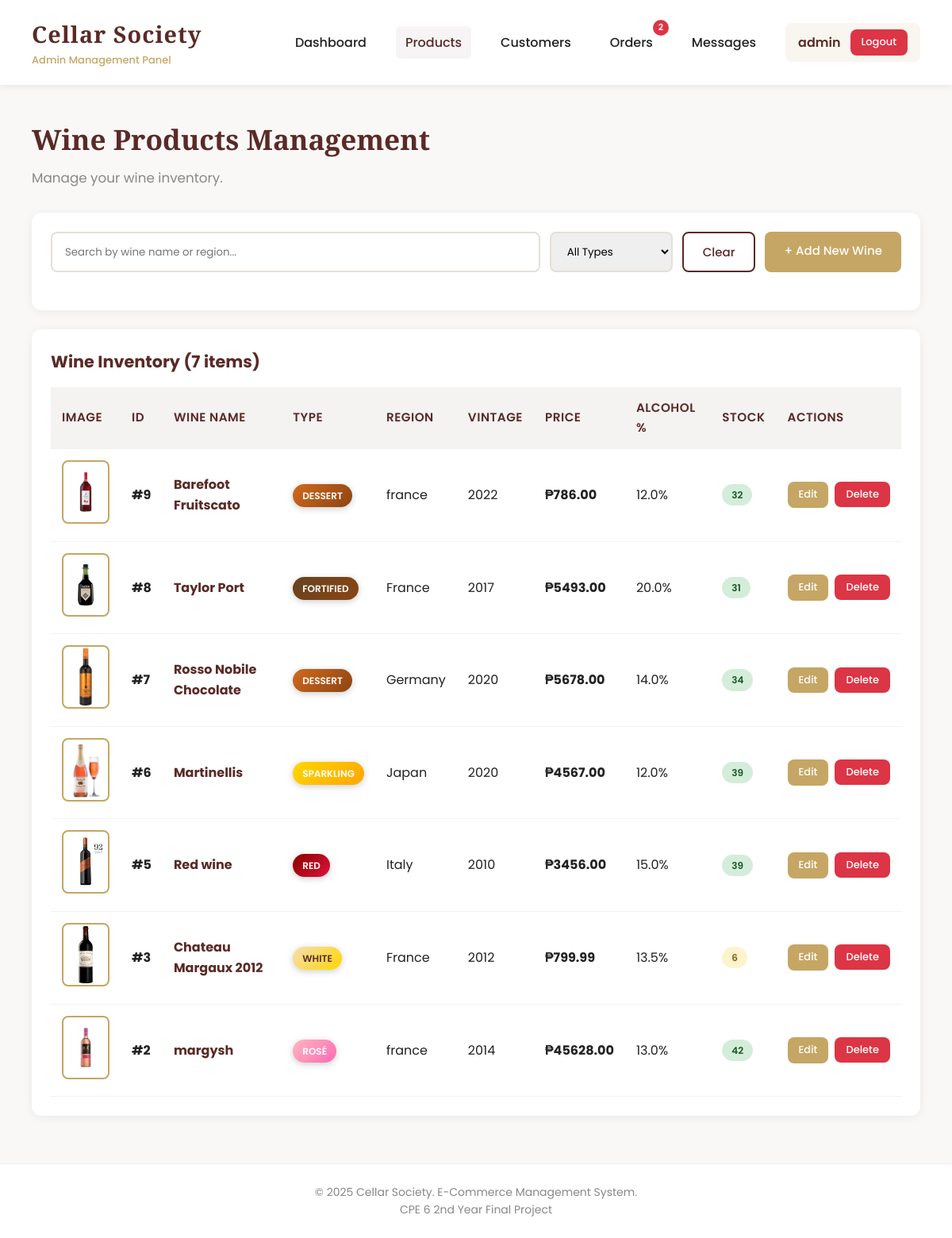
Page /products (signed in) on the earlier database version.
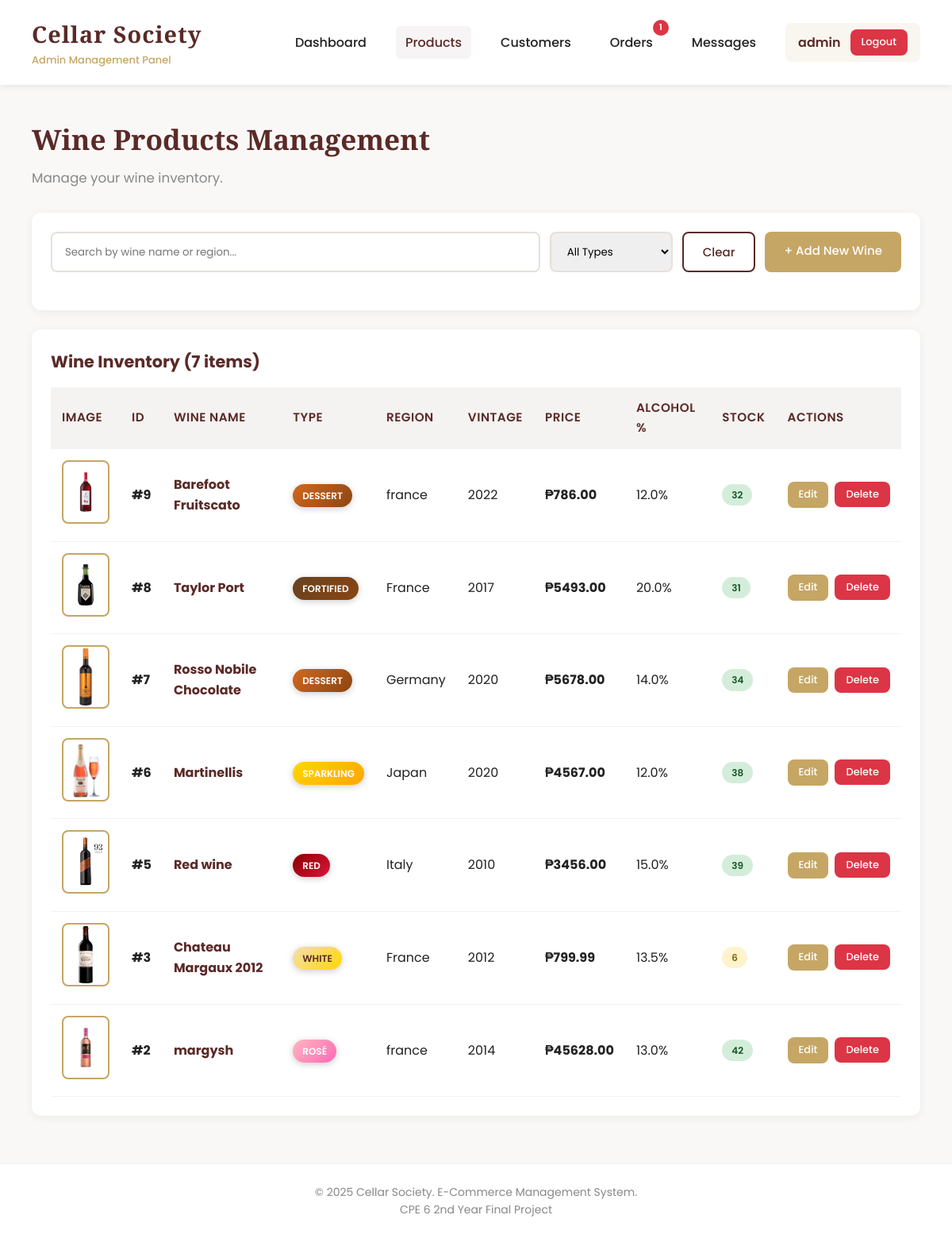
Same page on the later database version.
### tables this page shows
CREATE TABLE products (
        id INTEGER PRIMARY KEY AUTOINCREMENT,
        name TEXT NOT NULL,
        type TEXT NOT NULL,
        region TEXT NOT NULL,
        vintage INTEGER NOT NULL,
        price REAL NOT NULL,
        alcohol REAL NOT NULL,
        stock INTEGER NOT NULL,
        description TEXT,
        image_url TEXT,
        created_at TIMESTAMP DEFAULT CURRENT_TIMESTAMP
    );

### app.py (the view)
@app.route('/products')
@login_required
def products():
    conn = get_db_connection()
    products = conn.execute('SELECT * FROM products ORDER BY created_at DESC').fetchall()
    conn.close()
    load_products_to_cache()
    return render_template('admin/products.html', products=products)

### app.py (called while the page is built)
def get_db_connection():
    conn = sqlite3.connect('cellar_society.db')
    conn.row_factory = sqlite3.Row
    return conn

def load_products_to_cache():
    conn = sqlite3.connect('cellar_society.db')
    c = conn.cursor()
    c.execute("SELECT * FROM products")
    products = c.fetchall()
    conn.close()
    product_cache.table.clear()
    for p in products:
        product_data = {
            'id': p[0],
            'name': p[1],
            'type': p[2],
            'region': p[3],
            'vintage': p[4],
            'price': p[5],
            'alcohol': p[6],
            'stock': p[7],
            'description': p[8],
            'image_url': p[9]
        }
        product_cache.insert(p[0], product_data)

def login_required(f):
    @wraps(f)
    def decorated_function(*args, **kwargs):
        if 'admin_id' not in session:
            flash('Please login first', 'error')
            return redirect(url_for('login'))
        return f(*args, **kwargs)
    return decorated_function

def get_admin_notification_counts():
    conn = get_db_connection()
    pending_orders = conn.execute('''
        SELECT COUNT(*) as count FROM orders
        WHERE status = 'Pending'
    ''').fetchone()['count']
    processing_orders = conn.execute('''
        SELECT COUNT(*) as count FROM orders
        WHERE status = 'Processing'
    ''').fetchone()['count']
    unread_messages = conn.execute('''
        SELECT COUNT(*) as count FROM messages
        WHERE sender_type = 'customer' AND is_read = 0
    ''').fetchone()['count']
    conn.close()
    total = pending_orders + processing_orders + unread_messages
    return {
        'pending_orders': pending_orders,
        'processing_orders': processing_orders,
        'unread_messages': unread_messages,
        'total': total
    }

@app.context_processor
def inject_admin_notifications():
    return {
        'notifications': get_admin_notification_counts()
    }

    def insert(self, product_id, product_data):
        self.table[product_id] = product_data

### templates/admin/products.html (shortened to what this page needs)
{% extends "admin/base.html" %}
{% block content %}
<div class="page-header">
    <h2>Wine Products Management</h2>
    <p>Manage your wine inventory.</p>
</div>
<div class="card">
    <div class="search-bar">
        <input type="text" id="searchInput" placeholder="Search by wine name or region..." oninput="filterProducts()">
        <select id="typeFilter" onchange="filterProducts()">
            <option value="">All Types</option>
        </select>
        <button onclick="clearFilters()" class="btn ghost">Clear</button>
        <a href="{{ url_for('add_product') }}" class="btn accent">+ Add New Wine</a>
    </div>
</div>
<div class="card">
    <h3 id="productCount">Wine Inventory ({{ products|length }} items)</h3>
    {% if products %}
    <div class="table-container">
        <table>
            <thead>
                <tr>
                    <th>Image</th>
                    <th>ID</th>
                    <th>Wine Name</th>
                    <th>Type</th>
                    <th>Region</th>
                    <th>Vintage</th>
                    <th>Price</th>
                    <th>Alcohol %</th>
                    <th>Stock</th>
                    <th>Actions</th>
                </tr>
            </thead>
            <tbody id="productTableBody">
                {% for product in products %}
                <tr>
                    <td>
                        {% if product.image_url %}
                        <img src="{{ product.image_url }}"
                             alt="{{ product.name }}"
                             style="width: 60px; height: 80px; object-fit: contain; border-radius: 8px; border: 2px solid var(--accent); background: white; padding: 2px;">
                        {% else %}
                        <div style="width: 60px; height: 80px; background: rgba(198, 166, 100, 0.1); border-radius: 8px; display: flex; align-items: center; justify-content: center; color: var(--muted); font-size: 24px;">
                            🍷
                        </div>
                        {% endif %}
                    </td>
                    <td><strong>#{{ product.id }}</strong></td>
                    <td><strong style="color: var(--primary);">{{ product.name }}</strong></td>
                    <td>
                        {% if product.type == 'Red' %}
                            <span style="background: linear-gradient(135deg, #8B0000, #DC143C); color: white; padding: 6px 12px; border-radius: 20px; font-size: 12px; font-weight: 600;
                            text-transform: uppercase; box-shadow: 0 2px 8px rgba(0,0,0,0.2);">
                                Red
                            </span>
                        {% elif product.type == 'White' %}
                            <span style="background: linear-gradient(135deg, #F5DEB3, #FFD700); color: #5a2a27; padding: 6px 12px; border-radius: 20px; font-size: 12px; font-weight: 600;
                            text-transform: uppercase; box-shadow: 0 2px 8px rgba(0,0,0,0.2);">
                                White
                            </span>
                        {% elif product.type == 'Rosé' %}
                            <span style="background: linear-gradient(135deg, #FFB6C1, #FF69B4); color: white; padding: 6px 12px; border-radius: 20px; font-size: 12px; font-weight: 600;
                            text-transform: uppercase; box-shadow: 0 2px 8px rgba(0,0,0,0.2);">
                                Rosé
                            </span>
                        {% elif product.type == 'Sparkling' %}
                            <span style="background: linear-gradient(135deg, #FFD700, #FFA500); color: white; padding: 6px 12px; border-radius: 20px; font-size: 12px; font-weight: 600;
                            text-transform: uppercase; box-shadow: 0 2px 8px rgba(0,0,0,0.2);">
                                Sparkling
                            </span>
                        {% elif product.type == 'Dessert' %}
                            <span style="background: linear-gradient(135deg, #D2691E, #8B4513); color: white; padding: 6px 12px; border-radius: 20px; font-size: 12px; font-weight: 600;
                            text-transform: uppercase; box-shadow: 0 2px 8px rgba(0,0,0,0.2);">
                                Dessert
                            </span>
                        {% elif product.type == 'Fortified' %}
                            <span style="background: linear-gradient(135deg, #654321, #8B4513); color: white; padding: 6px 12px; border-radius: 20px; font-size: 12px; font-weight: 600;
                            text-transform: uppercase; box-shadow: 0 2px 8px rgba(0,0,0,0.2);">
                                Fortified
                            </span>
                        {% else %}
                            <span style="background: linear-gradient(135deg, var(--primary), #6a302c); color: white; padding: 6px 12px; border-radius: 20px; font-size: 12px; font-weight: 600;
                            text-transform: uppercase; box-shadow: 0 2px 8px rgba(0,0,0,0.2);">
                                {{ product.type }}
                            </span>
                        {% endif %}
                    </td>
                    <td>{{ product.region }}</td>
                    <td>{{ product.vintage }}</td>
                    <td><strong>₱{{ "%.2f"|format(product.price) }}</strong></td>
                    <td>{{ product.alcohol }}%</td>
                    <td>
                        {% if product.stock > 10 %}
                            <span class="badge success">{{ product.stock }}</span>
                        {% elif product.stock > 0 %}
                            <span class="badge warning">{{ product.stock }}</span>
                        {% else %}
                            <span class="badge danger">Out of Stock</span>
                        {% endif %}
                    </td>
                    <td>
                        <div class="actions">
                            <a href="{{ url_for('edit_product', product_id=product.id) }}" class="btn btn-small accent">Edit</a>
                            <form method="POST" action="{{ url_for('delete_product', product_id=product.id) }}" style="display: inline;" onsubmit="return confirm('Are you sure you want to delete {{ product.name }}?');">
                                <button type="submit" class="btn btn-small danger">Delete</button>
                            </form>
                        </div>
                    </td>
                </tr>
                {% endfor %}
            </tbody>
        </table>
    </div>
    {% else %}
    <div class="empty-state">
        <h3>No Wines Found</h3>
        <p>Start by adding your first wine product to the inventory.</p>
        <a href="{{ url_for('add_product') }}" class="btn primary" style="margin-top: 16px;">+ Add First Wine</a>
    </div>
    {% endif %}
</div>
{% endblock %}

### templates/admin/base.html (shortened to what this page needs)
<!DOCTYPE html>
<html lang="en">
<head>
</head>
<body>
    <header>
        <div class="brand">
            <h1>Cellar Society</h1>
            <small>Admin Management Panel</small>
        </div>
        {% if session.admin_id %}
        <nav>
            <a href="{{ url_for('dashboard') }}" {% if request.endpoint == 'dashboard' %}class="active"{% endif %}>Dashboard</a>
            <a href="{{ url_for('products') }}" {% if request.endpoint in ['products', 'add_product', 'edit_product'] %}class="active"{% endif %}>Products</a>
            <a href="{{ url_for('customers') }}" {% if request.endpoint in ['customers', 'customer_detail'] %}class="active"{% endif %}>Customers</a>
            <a href="{{ url_for('orders') }}" style="position: relative;" {% if request.endpoint in ['orders', 'order_detail'] %}class="active"{% endif %}>
                Orders
                {% if notifications.pending_orders + notifications.processing_orders > 0 %}
                <span style="position: absolute; top: -8px; right: -8px; background: var(--danger); color: white; border-radius: 50%; width: 20px; height: 20px; font-size: 11px; display: flex; align-items: center; justify-content: center; font-weight: 600;">
                    {{ notifications.pending_orders + notifications.processing_orders }}
                </span>
                {% endif %}
            </a>
            <a href="{{ url_for('messages') }}" style="position: relative;" {% if request.endpoint in ['messages', 'message_thread'] %}class="active"{% endif %}>
                Messages
            </a>
            <div class="user-info">
                <span>{{ session.admin_username }}</span>
                <a href="{{ url_for('logout') }}" class="btn btn-small danger">Logout</a>
            </div>
        </nav>
        {% endif %}
    </header>
    <main>
        {% block content %}{% endblock %}
    </main>
    <footer>
        <p>&copy; 2025 Cellar Society. E-Commerce Management System.</p>
        <p>CPE 6 2nd Year Final Project</p>
    </footer>
</body>
</html>

### templates/admin/base.html (style rules this page uses)
:root { --primary: #5a2a27; --accent: #c6a664; --bg: #f9f8f7; --card-bg: #ffffff; --text: #222; --muted: #888; --success: #28a745; --danger: #dc3545; --warning: #ffc107; }
* { margin: 0; padding: 0; box-sizing: border-box; }
body { font-family: 'Poppins', sans-serif; background: var(--bg); color: var(--text); line-height: 1.6; }
header { background: var(--card-bg); box-shadow: 0 2px 8px rgba(0,0,0,0.08); padding: 20px 40px; display: flex; justify-content: space-between; align-items: center; position: sticky; top: 0; z-index: 100; }
.brand { display: flex; flex-direction: column; }
.brand h1 { font-family: 'Playfair Display', serif; color: var(--primary); font-size: 1.8em; margin: 0; letter-spacing: 1px; }
.brand small { color: var(--accent); font-size: 13px; font-weight: 500; }
nav { display: flex; gap: 25px; align-items: center; }
nav a { text-decoration: none; color: var(--text); font-weight: 500; transition: color 0.3s; padding: 8px 12px; border-radius: 6px; }
nav a:hover, nav a.active { color: var(--primary); background: rgba(90, 42, 39, 0.05); }
.user-info { display: flex; align-items: center; gap: 12px; padding: 8px 16px; background: rgba(198, 166, 100, 0.1); border-radius: 8px; }
.user-info span { color: var(--primary); font-weight: 600; }
main { max-width: 1400px; margin: 40px auto; padding: 0 40px; }
.page-header { margin-bottom: 30px; }
.page-header h2 { font-family: 'Playfair Display', serif; color: var(--primary); font-size: 2.2em; margin-bottom: 8px; }
.page-header p { color: var(--muted); font-size: 1.05em; }
.card { background: var(--card-bg); border-radius: 12px; box-shadow: 0 2px 12px rgba(0,0,0,0.06); padding: 24px; margin-bottom: 24px; }
.card h3 { color: var(--primary); margin-bottom: 16px; font-size: 1.3em; }
.btn { padding: 12px 24px; border: none; border-radius: 8px; cursor: pointer; font-family: 'Poppins'; font-weight: 500; font-size: 15px; transition: all 0.3s; text-decoration: none; display: inline-block; }
.btn.accent { background: var(--accent); color: white; }
.btn.danger { background: var(--danger); color: white; }
.btn.ghost { background: transparent; border: 2px solid var(--primary); color: var(--primary); }
.btn-small { padding: 6px 14px; font-size: 13px; }
.table-container { overflow-x: auto; }
table { width: 100%; border-collapse: collapse; }
th, td { padding: 14px; text-align: left; border-bottom: 1px solid rgba(0,0,0,0.05); }
th { background: #f4f3f2; color: var(--primary); font-weight: 600; font-size: 0.95em; text-transform: uppercase; letter-spacing: 0.5px; }
.search-bar { display: flex; gap: 12px; margin-bottom: 24px; flex-wrap: wrap; }
.search-bar input { flex: 1; min-width: 250px; padding: 12px 16px; border: 2px solid #e5e0da; border-radius: 8px; font-family: 'Poppins'; }
.search-bar select { padding: 12px 16px; border: 2px solid #e5e0da; border-radius: 8px; font-family: 'Poppins'; }
.badge { display: inline-block; padding: 4px 12px; border-radius: 20px; font-size: 12px; font-weight: 600; text-transform: uppercase; }
.badge.success { background: #d4edda; color: #155724; }
.badge.warning { background: #fff3cd; color: #856404; }
footer { text-align: center; padding: 24px; color: var(--muted); font-size: 14px; border-top: 1px solid rgba(0,0,0,0.05); background: var(--card-bg); margin-top: 60px; }
.actions { display: flex; gap: 8px; }

Differences in the rows shown:
changed products "Martinellis": stock "39" → "38"
Other differences:
{{ notifications.pending_orders + notifications.processing_orders }}: "2" → "1"
